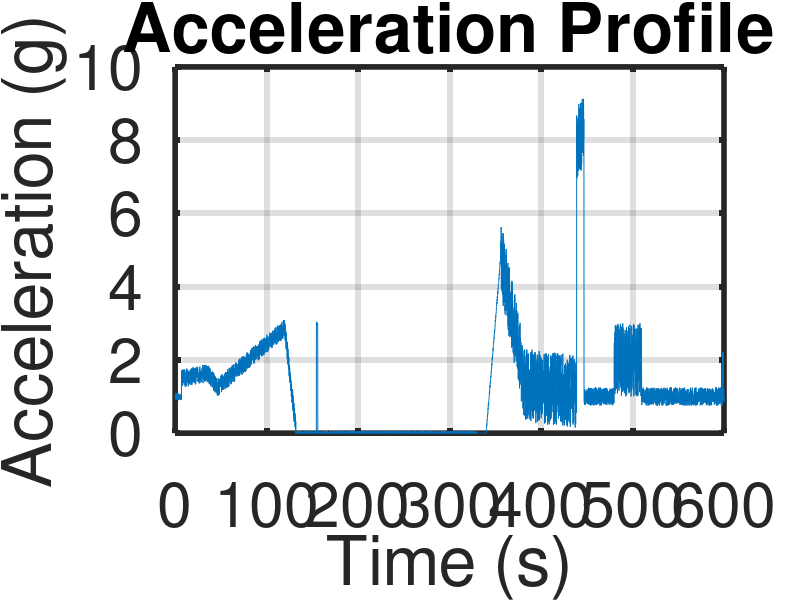

This chart was generated by the following MATLAB code: (Note: this script raises an error after producing the figure.)
%%%%%%%%%%%%%%%%%%%%%%%%%%%%%%%%%%%%%%%%%%%%%%%%%%%%%%%%%%%%%%%%%%%%%%%%%%%
% AUTHOR: JACOB VALDEZ
% FEMTA Suborbital Experiment
% New Shepard Accecleration Profile Generator
% Generate a complete acceleration profile based on Blue Origin's New
% Shepard rocket. The acceleration profile follows Figure 5b of Llanos et
% al. (2019). The purpose of this file is to provide an acceleration
% profile input for the flight simulation, which depends entirely on the
% acceleration and pressure profiles.
% 
% Llanos et al. (2019), https://doi.org/10.2478/gsr-2019-000.
%%%%%%%%%%%%%%%%%%%%%%%%%%%%%%%%%%%%%%%%%%%%%%%%%%%%%%%%%%%%%%%%%%%%%%%%%%%

clear; clc; close all;

%set(groot,'defaultAxesTickLabelInterpreter','latex');  
%set(groot, 'defaulttextinterpreter', 'latex')
%set(groot,'defaultLegendInterpreter','latex');

%% PARAMETERS

% Specify noise amplititude based on the five stages of flight: preflight, ascent,
% zero-g, descent, and postflight
amplitude = [0.1 0.25 0.06 1 0.25];

%% INITIALIZATIONS

frequency = 0.1;
t = linspace(0,600,6000);
metric = 9.806625;
imperial = 32;

acceleration = zeros(size(t));

m1 = (1.644-1.452)/36;
b1 = 1.644 - m1*36;
m2 = (1.243-1.644)/(46-36);
b2 = 1.243 - m2*46;
m3 = (2.872-1.243)/(120-46);
b3 = 2.872 - m3*120;
m4 = (0.11-2.872)/(132-120);
b4 = 0.11 - m4*132;
m5 = 4.831/(356-340);
b5 = 4.831 - m5*356;
m6 = (1.653-4.831)/(380-356);
b6 = 1.653 - m6*380;
m7 = (1.124 - 1.653)/(439-280);
b7 = 1.124 - m7*439;
m8 = (8.372 - 1.124)/(447-339);
b8 = 8.372 - m8*447;
m9 = (1.172 - 8.372)/(466-347);
b9 = 1.172 - m8*466;

%% ACCELERATION GENERATION

% Generate a noiseless profile of the acceleration. A noise profile is
% applied based on the parameters of the user.
for i = 1:length(t)
    noise = 2*rand(1)-1;
    if (i < 70)
        acceleration(i) = 1 + noise*amplitude(1);
    elseif (i < 360)
        acceleration(i) = b1 + frequency*i*m1 + noise*amplitude(2);
    elseif (i < 460)
        acceleration(i) = b2 + frequency*i*m2 + noise*amplitude(2);
    elseif (i < 1200)
        acceleration(i) = b3 + frequency*i*m3 + noise*amplitude(2);
    elseif (i < 1320)
        acceleration(i) = b4 + frequency*i*m4 + noise*amplitude(2);
    elseif (i < 3300)
        acceleration(i) = 0 + noise*amplitude(3);
    elseif (i < 3560)
        acceleration(i) = b5 + frequency*i*m5 + noise*amplitude(3);
    elseif (i < 3800)
        acceleration(i) = b6 + frequency*i*m6 + noise*amplitude(4);
    elseif (i < 4390)
        acceleration(i) = b7 + frequency*i*m7 + noise*amplitude(4);
    elseif (i < 4470)
        acceleration(i) = b8 + frequency*i*m8 + noise*amplitude(4);
    elseif (i < 4660)
        acceleration(i) = 1 + noise*amplitude(5);
    elseif (i <= 6000)
        acceleration(i) = 1 + noise*amplitude(5);
    end
end

acceleration(acceleration < 0) = 0;

% Spike the acceleration at particular areas
for i = 1:length(t) 
    noise = 2*rand(1)-1;
    if (i >= 1545 && i < 1560)
        acceleration(i) = 3 + noise*amplitude(3);
    elseif (i >= 4800 && i < 5100)
        acceleration(i) = 2 + noise*amplitude(4);
    elseif (i >= 5985 && i < 5995)
        acceleration(i) = 2 + noise*amplitude(5);
    end
end

plot(t, acceleration)
grid on
title("Acceleration Profile")
xlabel("Time (s)")
ylabel("Acceleration (g)")
set(gca, 'FontSize', 45)
set(gca, "LineWidth", 4)

lineWidth = 2.5;

xline(24, "r--", "Liftoff; 1", 'FontSize', 30, 'LineWidth', lineWidth);
xline(3.60, "b--", "Liftoff; 1", 'FontSize', 30, 'LineWidth', lineWidth);
xline(130, "b--", "MECO; 2", 'FontSize', 30, 'LineWidth', lineWidth);
xline(150, "r--", "MECO; 2", 'FontSize', 30, 'LineWidth', lineWidth);
xline(180, "b--", "Start Experiment; 3", 'FontSize', 30, 'LineWidth', lineWidth);
xline(326, "b--", "End Experiment; 4", 'FontSize', 30, 'LineWidth', lineWidth);
xline(353, "b--", "Descent; 5", 'FontSize', 30, 'LineWidth', lineWidth);
xline(470, "b--", "Landed; 6", 'FontSize', 30, 'LineWidth', lineWidth);

%out_metric = [t', acceleration' * metric];
%out_imperial = [t', acceleration' * imperial];

%writematrix(out_metric, "acceleration_Full_metric.csv");
%writematrix(out_imperial, "acceleration_Full_imperial.csv");